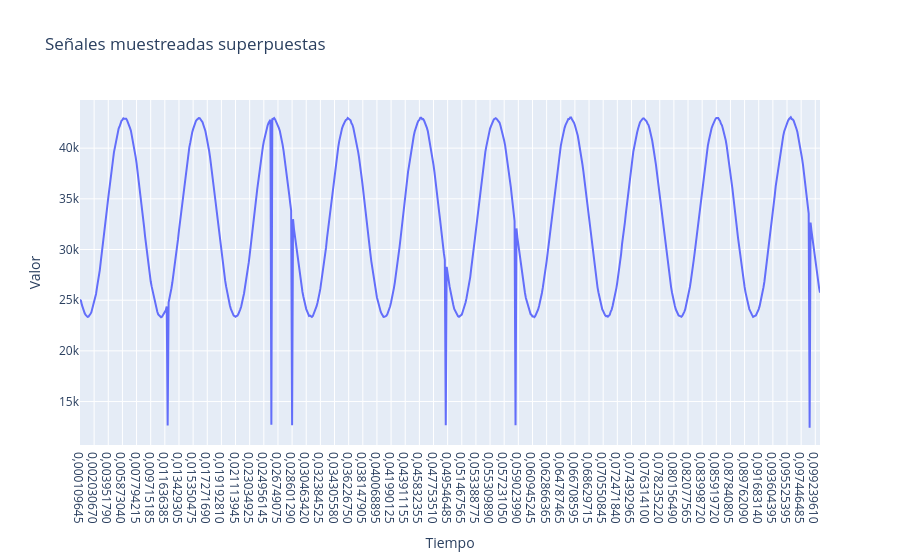

The notebook cell this image was saved under:
### Code cell
fig = go.Figure()


# Agregamos cada señal como un trazo
fig.add_trace(go.Scatter(x = resultados_tiempos[0], y=new_arr0, mode='lines', name='Señal 0'))

# Opciones de layout
fig.update_layout(
    title='Señales muestreadas superpuestas',
    xaxis_title='Tiempo',
    yaxis_title='Valor',
    hovermode='x unified'
)

fig.show()

### Figure 1 — Plotly figure (JSON) as saved in the notebook; plotly's stock layout.template omitted (floating-point values rounded to 4 significant figures; data arrays with more than 128 entries replaced by an {"elided": "..."} marker saying what was removed)
{"data": [{"mode": "lines", "name": "Señal 0", "type": "scatter", "x": {"elided": "786 str values"}, "y": {"elided": "786 int values"}}], "layout": {"hovermode": "x unified", "title": {"text": "Señales muestreadas superpuestas"}, "xaxis": {"title": {"text": "Tiempo"}}, "yaxis": {"title": {"text": "Valor"}}}}
